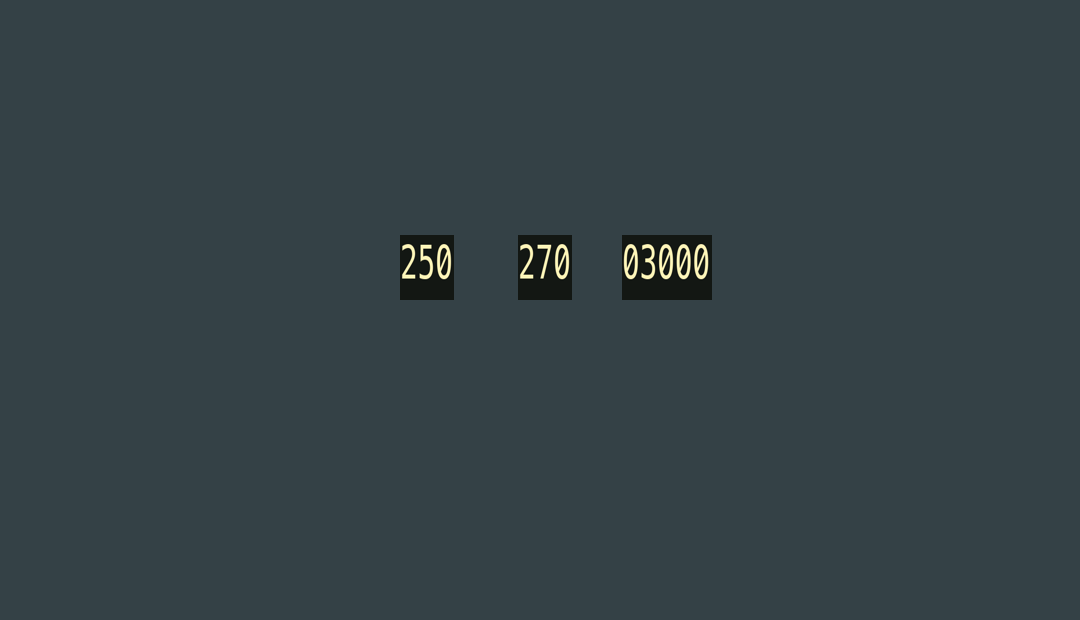
#> input picture vision/tests/fixtures/synthetic-pale-thin-digits.png, 1080 x 620 px
$ python -i auto_detect_mcp.py   (imports and definitions only)
#> lines starting #> are read from the running program, lines starting #| are printed output that depends on the picture; after the words box and inside, x2 and y2 are one past the last pixel; in counts of white or black regions, pixels touching at a corner belong together
#> further down, picture is the input picture: shape (620, 1080, 3); mean B, G, R 69.6, 65, 52.2
"""Heuristic automatic MCP readout localization for webcam frames.

Find horizontally ordered bright digit groups (HDG, ALT).
This is a candidate detector, NOT a trained object detector. Inspect its boxes
on real camera footage before treating readings as reliable.
"""
import cv2
import numpy as np


def detect_readouts(frame):
    """Return {'hdg': (x,y,w,h), 'alt': (...)} or {} if ambiguous."""
    height, width = frame.shape[:2]
#> height = 620; width = 1080
    if height < 80 or width < 120:
        return {}
    gray = cv2.cvtColor(frame, cv2.COLOR_BGR2GRAY)
    # White readouts in the photographed browser/tablet may be almost achromatic.
    hsv = cv2.cvtColor(frame, cv2.COLOR_BGR2HSV)
#> hsv: shape (620, 1080, 3); mean H, S, V 97.1, 65.7, 69.9
    bright = cv2.inRange(hsv, (0, 0, 140), (179, 125, 255))
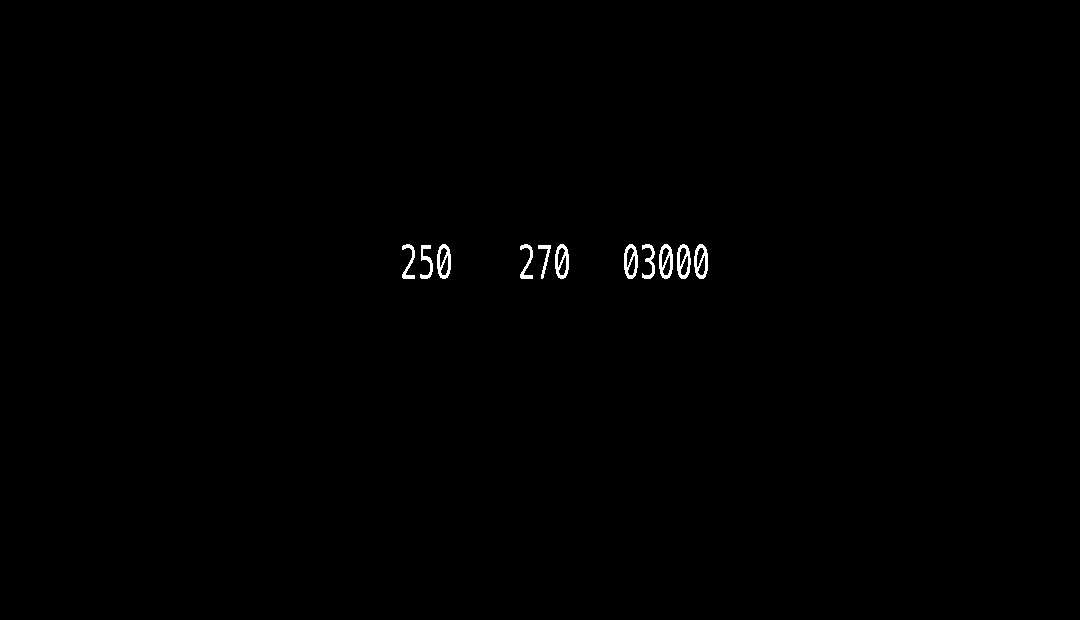
#> bright: shape (620, 1080); 0.36% white; 11 white regions, largest, box (x1, y1, x2, y2) and area: (437, 244, 451, 279) 262, (555, 244, 569, 279) 262, (659, 244, 673, 279) 262
    bright = cv2.bitwise_and(bright, cv2.inRange(gray, 150, 255))
#> bright: shape (620, 1080); 0.34% white; 11 white regions, largest, box (x1, y1, x2, y2) and area: (437, 244, 451, 279) 247, (555, 244, 569, 279) 247, (659, 244, 673, 279) 247
    # Merge characters into a display candidate without merging nearby readouts.
    # Fixed small kernel avoids merging neighboring MCP windows in HD webcam frames.
    kernel = cv2.getStructuringElement(cv2.MORPH_RECT, (13, 3))
    merged = cv2.morphologyEx(bright, cv2.MORPH_CLOSE, kernel)
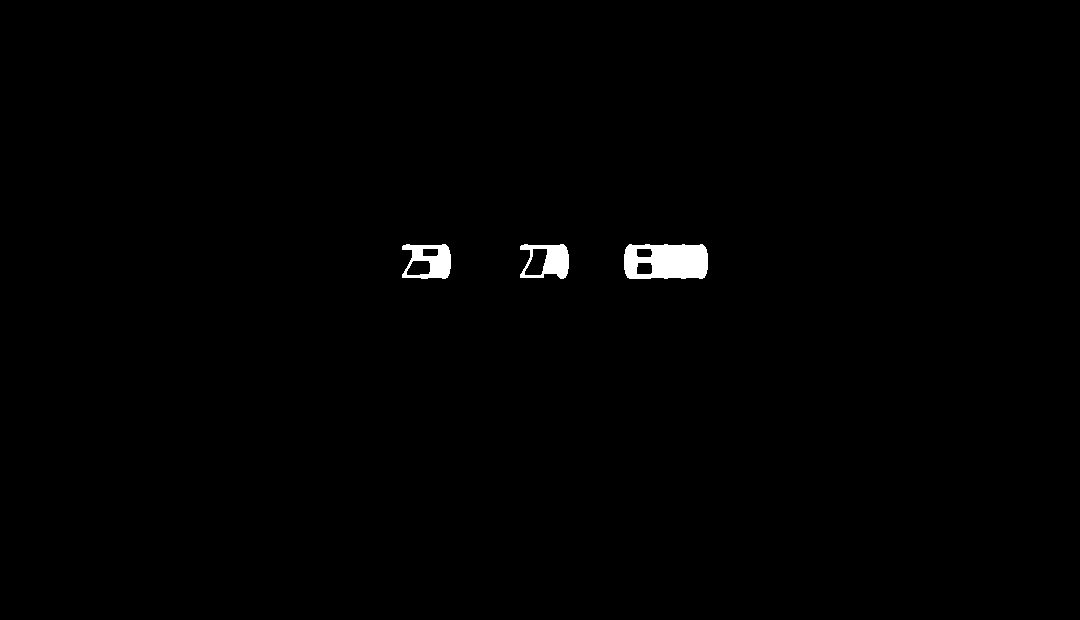
#> merged: shape (620, 1080); 0.68% white; 3 white regions
    contours, _ = cv2.findContours(merged, cv2.RETR_EXTERNAL, cv2.CHAIN_APPROX_SIMPLE)
#> contours = 3 contours; box (x1, y1, x2, y2) and area: (624, 244, 708, 279) 2657, (402, 244, 451, 279) 1356, (520, 244, 569, 279) 1292
    candidates = []
    for contour in contours:
        x, y, w, h = cv2.boundingRect(contour)
        if not (width*.025 <= w <= width*.23 and height*.012 <= h <= height*.11):
            continue
        if not (1.2 <= w / max(h, 1) <= 8.5):
            continue
        patch = bright[y:y+h, x:x+w]
        density = cv2.countNonZero(patch) / (w*h)
        if density < .08 or density > .85:
            continue
        candidates.append((x, y, w, h))
#> this loop made 3 passes
#> (x, w, density) on passes 1 to 3: (624, 84, 0.395), (520, 49, 0.314), (402, 49, 0.342)
#> pass 1, in detect_readouts, `patch = bright[y:y+h, x:x+w]`:
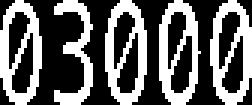
#> patch: shape (35, 84) (shown 3 times larger); 39.5% white; 5 white regions, box (x1, y1, x2, y2) and area: (35, 0, 49, 35) 247, (0, 0, 14, 35) 246, (70, 0, 84, 35) 246, (53, 0, 67, 35) 242, (18, 0, 31, 35) 179
#> pass 2, in detect_readouts, `patch = bright[y:y+h, x:x+w]`:
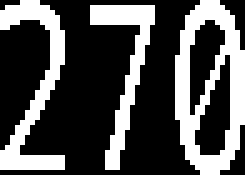
#> patch: shape (35, 49) (shown 5 times larger); 31.4% white; 3 white regions, box (x1, y1, x2, y2) and area: (35, 0, 49, 35) 247, (0, 0, 13, 34) 163, (18, 1, 31, 34) 129
#> pass 3, in detect_readouts, `patch = bright[y:y+h, x:x+w]`:
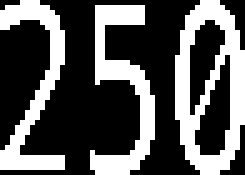
#> patch: shape (35, 49) (shown 5 times larger); 34.2% white; 3 white regions, box (x1, y1, x2, y2) and area: (35, 0, 49, 35) 247, (18, 1, 31, 35) 177, (0, 0, 13, 34) 163
#> after the loop, candidates = [(624, 244, 84, 35), (520, 244, 49, 35), (402, 244, 49, 35)]
    # Prefer the HDG/ALT pair: unlike IAS, the left readout can be partially
    # occluded or split by glare. ALT has five digits and is wider than HDG.
    matches = []
    for hdg in candidates:
        for alt in candidates:
            if alt[0] <= hdg[0] + hdg[2]:
                continue
            if not (1.12 <= alt[2] / max(1, hdg[2]) <= 2.7):
                continue
            if not (.55 <= alt[3] / max(1, hdg[3]) <= 1.6):
                continue
            cy1, cy2 = hdg[1]+hdg[3]/2, alt[1]+alt[3]/2
            if abs(cy1-cy2) > max(hdg[3], alt[3])*.45:
                continue
            gap = alt[0]-(hdg[0]+hdg[2])
            if gap > width*.12:
                continue
            # MCP digits are large and bright. Reject tiny instrument legends.
            if min(hdg[3], alt[3]) < height*.025:
                continue
            if not (height*.16 < cy1 < height*.82):
                continue
            # Prefer a large, aligned pair over tiny text elsewhere.
            score = (hdg[3]+alt[3]) / height - abs(cy1-cy2)/height - gap/(width*3)
            matches.append((score, hdg, alt))
#> this loop made 3 passes
#> after the loop, matches = [(0.0959, (520, 244, 49, 35), (624, 244, 84, 35))]
    if not matches:
        return {}
    matches.sort(key=lambda item: item[0], reverse=True)
    _, hdg, alt = matches[0]
#> hdg = (520, 244, 49, 35); alt = (624, 244, 84, 35)
    def padded(r):
#> called with r = (520, 244, 49, 35)
        x,y,w,h = r
#> x = 520; y = 244; w = 49; h = 35
        px, py = max(2,int(w*.08)), max(2,int(h*.25))
#> px = 3; py = 8
        x1,y1 = max(0,x-px), max(0,y-py)
#> x1 = 517; y1 = 236
        x2,y2 = min(width,x+w+px), min(height,y+h+py)
#> x2 = 572; y2 = 287
        return (x1,y1,x2-x1,y2-y1)
    hdg_box = padded(hdg)
#> hdg_box = (517, 236, 55, 51)
    alt_box = padded(alt)
#> alt_box = (618, 236, 96, 51)
    # Webcam glare/spacing can split "270" into a "27" component and a
    # detached final "0". Use the five-digit ALT window as a scale reference
    # and extend the HDG crop to the expected three-digit width. Never cross
    # into the ALT window. Keep the original left edge for alignment.
    hx, hy, hw, hh = hdg_box
#> hx = 517; hy = 236; hw = 55; hh = 51
    ax, ay, aw, ah = alt_box
#> ax = 618; ay = 236; aw = 96; ah = 51
    expected_hdg_width = int(aw * 0.74)
#> expected_hdg_width = 71
    safe_right = max(hx + hw, ax - max(3, int(aw * 0.10)))
#> safe_right = 609
    extended_right = min(safe_right, hx + max(hw, expected_hdg_width))
#> extended_right = 588
    hdg_box = (hx, hy, extended_right - hx, hh)
#> hdg_box = (517, 236, 71, 51)
    return {"hdg": hdg_box, "alt": alt_box}

>>> import cv2
>>> picture = cv2.imread('tests/fixtures/synthetic-pale-thin-digits.png')
>>> result = detect_readouts(picture)
#> result = {'hdg': (517, 236, 71, 51), 'alt': (618, 236, 96, 51)}
